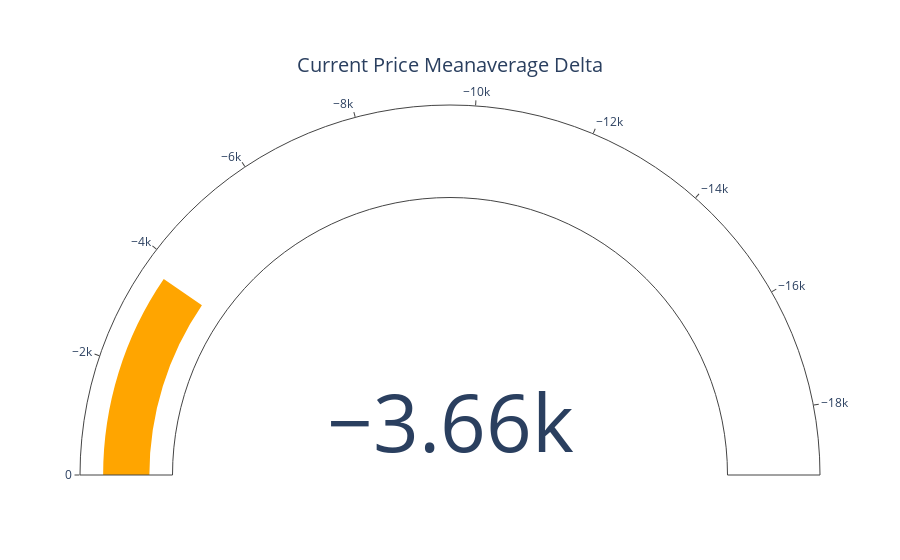

Notebook source saved alongside this figure:
### Code cell
import plotly.graph_objects as go

fig = go.Figure(go.Indicator(
    domain = {'x': [0, 1], 'y': [0, 1]},
    value = df.price.iloc[-1] - df.meanavge.iloc[-1],
    mode = "gauge+number",
    title = {'text': "Current Price Meanaverage Delta"},
    delta = {'reference': 0},
    gauge = {'axis': {'range': [None, df.meanvalue[df['meanvalue']==df.meanvalue.min()].tolist()[0]]},
    'bar': {'color': "orange"}}))

fig.show()
fig.write_html("../static/price-mean.html")

### Figure 1 — Plotly figure (JSON) as saved in the notebook; plotly's stock layout.template omitted (floating-point values rounded to 4 significant figures)
{"data": [{"delta": {"reference": 0}, "domain": {"x": [0, 1], "y": [0, 1]}, "gauge": {"axis": {"range": [null, -19160.0]}, "bar": {"color": "orange"}}, "mode": "gauge+number", "title": {"text": "Current Price Meanaverage Delta"}, "type": "indicator", "value": -3660.0}], "layout": {}}
